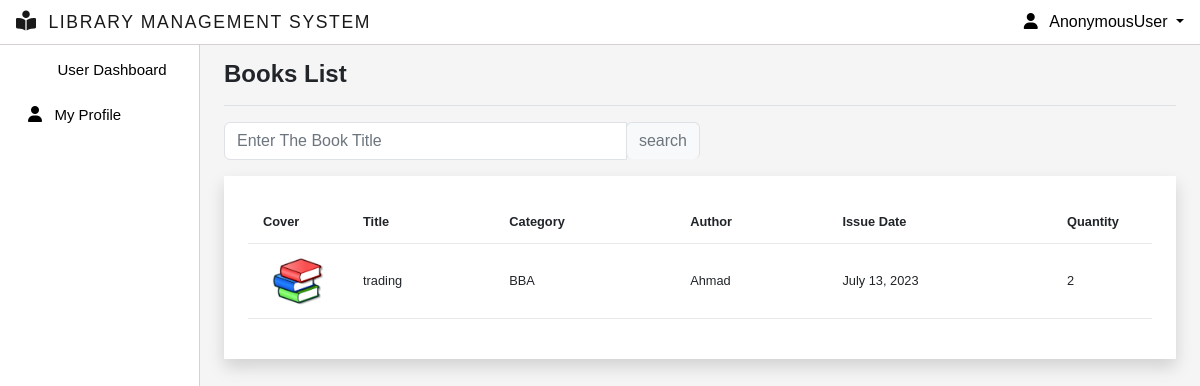
The page /book_list/ on the database its author committed.
### myapp/models.py (models this page shows, shortened)
class Books(models.Model):
    title = models.CharField(max_length=20)
    category = models.ForeignKey(Category, on_delete=models.CASCADE)
    author = models.ForeignKey(Author, on_delete=models.CASCADE)
    available_quantity = models.IntegerField(default=0)
    cover_photo = models.ImageField(
        upload_to='images/', null=True, blank=True,  default='images/default.jpg')
    issue_date = models.DateField(auto_now_add=True)
    class Meta:
        ordering = ['issue_date']

class Category(models.Model):
    name = models.CharField(max_length=200)
    status = models.BooleanField(default=True)
    def __str__(self):
        return self.name

class Author(models.Model):
    name = models.CharField(max_length=100,null=True, blank=True)
    def __str__(self):
        return self.name

### myapp/views.py (the view)
# urls.py: path('book_list/', views.booklisttostudnet,name='book-list'),
def booklisttostudnet(request):
    books, search_book = searchbooks(request)
    custom_range,  books = paginateBooks(request, books, 5)
    context ={"books":books,'search_book':search_book,'custom_range':custom_range}
    return render(request, 'book_list_to_student.html',context)

### myapp/utils.py (called while the page is built)
def paginateBooks(request, book, results):
    page = request.GET.get('page')
    paginator = Paginator(book, results)
    try:
        book = paginator.page(page)
    except PageNotAnInteger:
        page = 1
        book = paginator.page(page)
    except EmptyPage:
        page = paginator.num_pages
        book = paginator.page(page)
    leftIndex = (int(page) - 4)
    if leftIndex < 1:
        leftIndex = 1
    rightIndex = (int(page) + 5)
    if rightIndex > paginator.num_pages:
        rightIndex = paginator.num_pages + 1
    custom_range = range(leftIndex, rightIndex)
    return custom_range, book

def searchbooks(request):
    search_book = ''
    if request.GET.get('search_book'):
        search_book = request.GET.get('search_book')
    book = Books.objects.filter(Q(title__icontains=search_book)
                                )
    return book, search_book

### myapp/templates/book_list_to_student.html (shortened to what this page needs)
{% extends 'main.html' %}
{% block title %}Books List{% endblock title %}
{% block content %}
<div class="search-customization">
	<div class="mb-3 w-50">
	  <form id="searchForm" action="{% url 'books-management' %}" method="GET">
		<div class="input-group">
		  <input
			class="form-control border"
			type="search"
			placeholder="Enter The Book Title"
			id="example-search-input"
			name="search_book"
			value="{{search_book}}"
		  />
		  <span class="input-group-append">
			<input
			  class="btn btn-outline-secondary bg-light border-bottom-0 border "
			  type="submit"
			  value="search"
			/>
		  </span>
		</div>
	  </form>
	</div>
</div>
<div class="p-4 shadow bg-white ">
	<table class="table table-font-size table-hover " >
		<thead>
			<tr>
				<th>Cover</th>
				<th>Title</th>
				<th>Category</th>
				<th>Author</th>
				<th>Issue Date</th>
				<th>Quantity</th>
			</tr>
		</thead>
		<tbody>
			{% for book in books %}
				<tr>
					<td>
						{% if book.cover_photo %}
							<img src="{{ book.cover_photo.url }}" style="width:70px;">
						{% endif %}
					</td>
					<td id="bookTitle{{book.id}}">{{book.title}}</td>
					<td>{{book.category}}</td>
					<td>{{book.author}}</td>
					<td>{{book.issue_date}}</td>
					<td>{{book.available_quantity}}</td>
				</tr>
			{% endfor %}
		</tbody>
	</table>
</div>
<br>
{% endblock content %}

### static/css/main.css (style rules this page uses)
body { color: #566787; background: #f5f5f5; font-family: 'Varela Round', sans-serif; }
table.table tr th, table.table tr td { border-color: #e9e9e9; padding: 12px 15px; vertical-align: middle; }
table.table tr th:first-child { width: 60px; }
table.table tr th:last-child { width: 100px; }
body { overflow-y:scroll; }

### static/css/style.css (style rules this page uses)
:root { --offconvas-width: 270px; --topNavbarHeight: 56px; }
.search-customization { display: flex; justify-content: space-between; }
.table-font-size { font-size: 0.8rem !important; }

### rows shown on the page
Books: cover_photo (placeholder picture), title "trading", category "BBA", author "Ahmad", issue_date "July 13, 2023", available_quantity "2"

### other values the page prints
{{ request.user }} "AnonymousUser"
